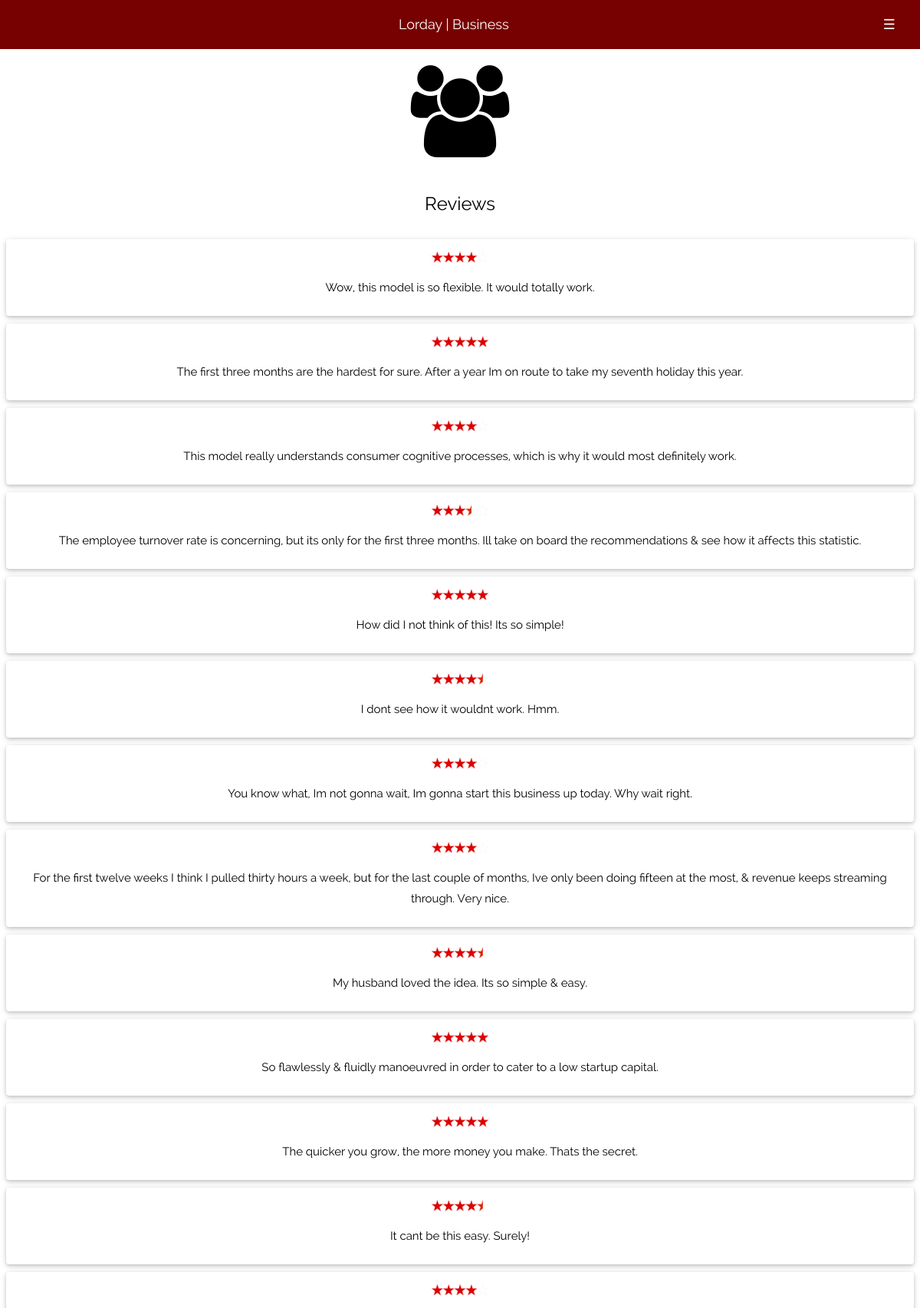
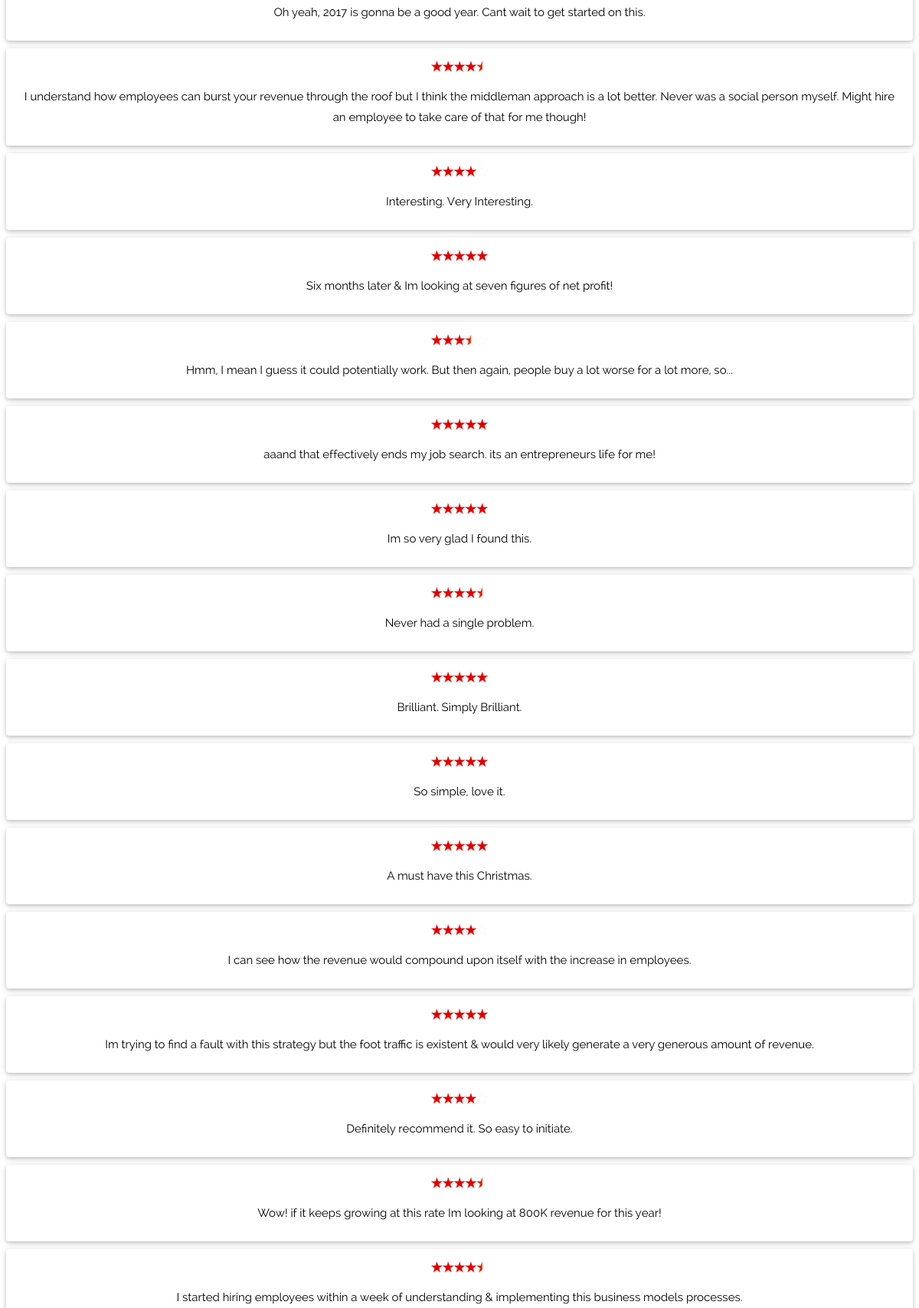
Screenshot of /business/reviews.php (upper part) with the database file from the repository (2 pictures, top to bottom).
### tables this page shows
CREATE TABLE `reviews` (
  `review_id` int(100) NOT NULL,
  `customer_review` varchar(10000) NOT NULL,
  `review_image` varchar(100) NOT NULL
);

### business/functions/functions.php (the view, shortened to what this page needs)
<?php
function query($sql) {
  global $connection;
  return mysqli_query($connection, $sql);
}
function fetch_array($result){
  return mysqli_fetch_array($result);
}
function getReviews(){
  $query = query(" SELECT * FROM reviews order by RAND()");
  while($row = fetch_array($query)) {
    $review = $row['customer_review'];
    $review_image = $row['review_image'];
$the_review = <<<DELIMETER
<div style="margin-top:10px;">
  <div class="w3-card-2 w3-padding-top w3-padding-bottom w3-round w3-padding-left w3-padding-right" style="min-height:50px">
  <img src="images/review_images/{$review_image}" width="80px;">
    <br>
  <p>$review</p>
  </div>
</div>
DELIMETER;
echo $the_review;
  }
}
?>

### business/reviews.php (shortened to what this page needs)
<!DOCTYPE html>
<html>
<html lang="en">
<link rel="stylesheet" href="styles/w3.css">
<link rel="stylesheet" href="styles/raleway/raleway.css">
<link rel="stylesheet" href="styles/font-awesome/css/font-awesome.min.css">
<div class="w3-top">
  <div class="w3-text-white w3-large w3-padding-xlarge" style="background-color:#770000;">
    <div class="w3-opennav w3-right" onclick="w3_open()">☰</div>
    <div class="w3-center">Lorday | Business</div>
  </div>
</div>
<div class="w3-row-padding w3-center" style="margin-top:85px;">
  <i class="fa fa-users fa-15 w3-margin-bottom" style="font-size:120px"></i>
  <p class="w3-xlarge">Reviews</p>
<?php getReviews(); ?>
</div>
</body>
</html>

### business/styles/w3.css (style rules this page uses)
html { box-sizing:border-box }
*,*:before,*:after { box-sizing:inherit }
html { -ms-text-size-adjust:100%;-webkit-text-size-adjust:100% }
img { border-style:none }
html,body { font-family:Verdana,sans-serif;font-size:15px;line-height:1.5 }
html { overflow-x:hidden }
img { margin-bottom:-5px }
.w3-btn,.w3-btn-floating,.w3-btn-floating-large,.w3-closenav,.w3-opennav { -webkit-touch-callout:none;-webkit-user-select:none;-khtml-user-select:none;-moz-user-select:none;-ms-user-select:none;user-select:none }
.w3-opennav,.w3-closenav { color:inherit }
.w3-btn,.w3-btn-floating,.w3-dropnav a,.w3-btn-floating-large,.w3-btn-block,.w3-hover-shadow,.w3-hover-opacity,.w3-hover-opacity-off, .w3-navbar a,.w3-sidenav a,.w3-pagination li a,.w3-hoverable tbody tr,.w3-hoverable li,.w3-accordion-content a,.w3-dropdown-content a,.w3-dropdown-click:hover,.w3-dropdown-hover:hover,.w3-opennav,.w3-closenav,.w3-closebtn, .w3-hover-amber,.w3-hover-aqua,.w3-hover-blue,.w3-hover-light-blue,.w3-hover-brown,.w3-hover-cyan,.w3-hover-blue-grey,.w3-hover-green,.w3-hover-light-green,.w3-hover-indigo,.w3-hover-khaki,.w3-hover-lime,.w3-hover-orange,.w3-hover-deep-orange,.w3-hover-pink, .w3-hover-purple,.w3-hover-deep-purple,.w3-hover-red,.w3-hover-sand,.w3-hover-teal,.w3-hover-yellow,.w3-hover-white,.w3-hover-black,.w3-hover-grey,.w3-hover-light-grey,.w3-hover-dark-grey,.w3-hover-text-amber,.w3-hover-text-aqua,.w3-hover-text-blue,.w3-hover-text-light-blue, .w3-hover-text-brown,.w3-hover-text-cyan,.w3-hover-text-blue-grey,.w3-hover-text-green,.w3-hover-text-light-green,.w3-hover-text-indigo,.w3-hover-text-khaki,.w3-hover-text-lime,.w3-hover-text-orange,.w3-hover-text-deep-orange,.w3-hover-text-pink,.w3-hover-text-purple, .w3-hover-text-deep-purple,.w3-hover-text-red,.w3-hover-text-sand,.w3-hover-text-teal,.w3-hover-text-yellow,.w3-hover-text-white,.w3-hover-text-black,.w3-hover-text-grey,.w3-hover-text-light-grey,.w3-hover-text-dark-grey { -webkit-transition:background-color .3s,color .15s,box-shadow .3s,opacity 0.3s;transition:background-color .3s,color .15s,box-shadow .3s,opacity 0.3s }
.w3-container:after,.w3-panel:after,.w3-row:after,.w3-row-padding:after,.w3-topnav:after,.w3-clear:after,.w3-btn-group:before,.w3-btn-group:after,.w3-btn-bar:before,.w3-btn-bar:after { content:"";display:table;clear:both }
.w3-top,.w3-bottom { position:fixed;width:100%;z-index:1 }
.w3-top { top:0 }
.w3-right { float:right!important }
.w3-large { font-size:18px!important }
.w3-xlarge { font-size:24px!important }
.w3-center { text-align:center!important }
.w3-round,.w3-round-medium { border-radius:4px!important }
.w3-margin-bottom { margin-bottom:16px!important }
.w3-padding-xlarge { padding:16px 32px!important }
.w3-padding-top { padding-top:8px!important }
.w3-padding-bottom { padding-bottom:8px!important }
.w3-padding-left { padding-left:16px!important }
.w3-padding-right { padding-right:16px!important }
.w3-row-padding,.w3-row-padding>.w3-half,.w3-row-padding>.w3-third,.w3-row-padding>.w3-twothird,.w3-row-padding>.w3-threequarter,.w3-row-padding>.w3-quarter,.w3-row-padding>.w3-col { padding:0 8px }
.w3-card-2,.w3-example { box-shadow:0 2px 4px 0 rgba(0,0,0,0.16),0 2px 10px 0 rgba(0,0,0,0.12)!important }
.w3-text-white,.w3-hover-text-white:hover { color:#fff!important }

### business/reviews.php (style rules this page uses)
html,body,h1,h2,h3,h4,h5,h6 { font-family: "Raleway", sans-serif }
body, html { height: 100%; line-height: 1.8; }

### rows the page displays
reviews: review_image (picture), customer_review "Wow, this model is so flexible. It would totally work."
reviews: review_image (picture), customer_review "The first three months are the hardest for sure. After a year Im on route to take my seventh holiday this year."
reviews: review_image (picture), customer_review "This model really understands consumer cognitive processes, which is why it would most definitely work."
reviews: review_image (picture), customer_review "The employee turnover rate is concerning, but its only for the first three months. Ill take on board the recommendations & see how it affects this statistic."
reviews: review_image (picture), customer_review "How did I not think of this! Its so simple!"
reviews: review_image (picture), customer_review "I dont see how it wouldnt work. Hmm."
reviews: review_image (picture), customer_review "You know what, Im not gonna wait, Im gonna start this business up today. Why wait right."
reviews: review_image (picture), customer_review "For the first twelve weeks I think I pulled thirty hours a week, but for the last couple of months, Ive only been doing fifteen at the most, & revenue keeps streaming through. Very nice."
reviews: review_image (picture), customer_review "My husband loved the idea. Its so simple & easy."
reviews: review_image (picture), customer_review "So flawlessly & fluidly manoeuvred in order to cater to a low startup capital."
reviews: review_image (picture), customer_review "The quicker you grow, the more money you make. Thats the secret."
reviews: review_image (picture), customer_review "It cant be this easy. Surely!"
reviews: review_image (picture), customer_review "Oh yeah, 2017 is gonna be a good year. Cant wait to get started on this."
reviews: review_image (picture), customer_review "I understand how employees can burst your revenue through the roof but I think the middleman approach is a lot better. Never was a social person myself. Might hire an employee to take care of that for me though!"
reviews: review_image (picture), customer_review "Interesting. Very Interesting."
reviews: review_image (picture), customer_review "Six months later & Im looking at seven figures of net profit!"
reviews: review_image (picture), customer_review "Hmm, I mean I guess it could potentially work. But then again, people buy a lot worse for a lot more, so..."
reviews: review_image (picture), customer_review "aaand that effectively ends my job search. its an entrepreneurs life for me!"
reviews: review_image (picture), customer_review "Im so very glad I found this."
reviews: review_image (picture), customer_review "Never had a single problem."
reviews: review_image (picture), customer_review "Brilliant. Simply Brilliant."
reviews: review_image (picture), customer_review "So simple, love it."
reviews: review_image (picture), customer_review "A must have this Christmas."
reviews: review_image (picture), customer_review "I can see how the revenue would compound upon itself with the increase in employees."
reviews: review_image (picture), customer_review "Im trying to find a fault with this strategy but the foot traffic is existent & would very likely generate a very generous amount of revenue."
reviews: review_image (picture), customer_review "Definitely recommend it. So easy to initiate."
reviews: review_image (picture), customer_review "Wow! if it keeps growing at this rate Im looking at 800K revenue for this year!"
reviews: review_image (picture), customer_review "I started hiring employees within a week of understanding & implementing this business models processes."
